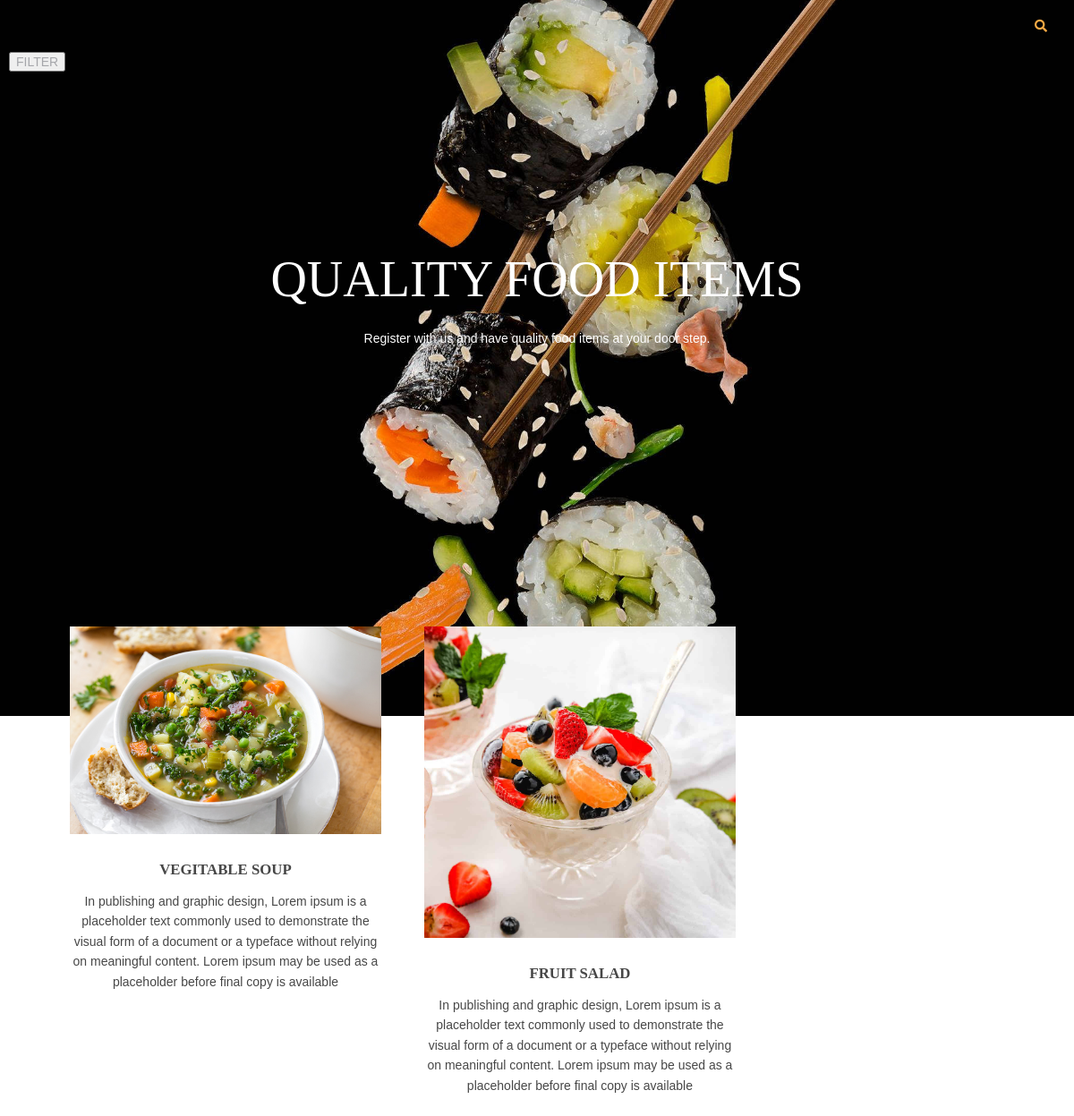
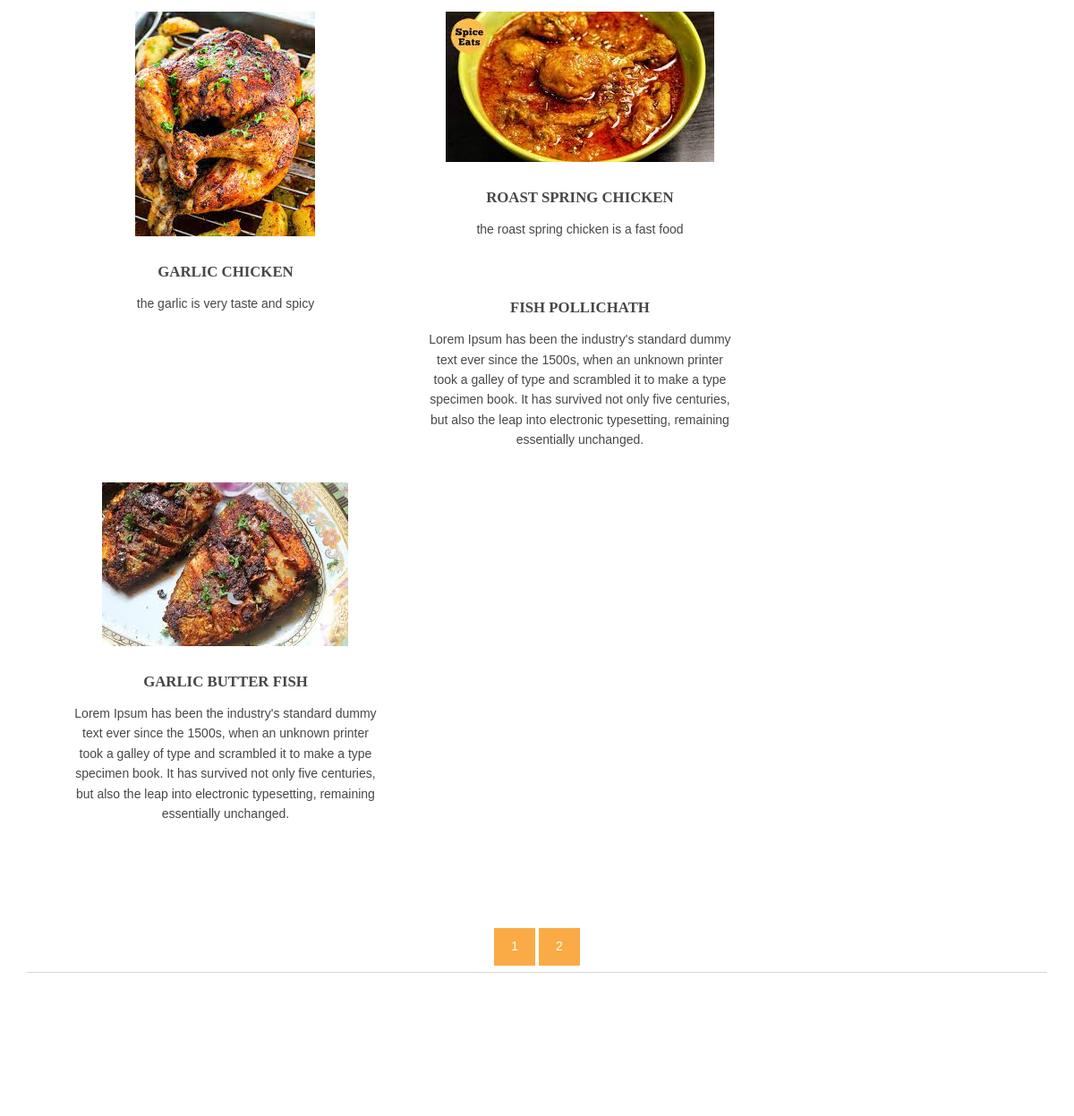
The page / on the database its author committed (2 pictures, top to bottom).
### shop/models.py (models this page shows, shortened)
class products(models.Model):
    name = models.CharField(max_length=150,unique=True)
    slug = models.SlugField(max_length=250,unique=True)
    img=models.ImageField(upload_to='product')
    desc=models.TextField()
    stock=models.IntegerField()
    available=models.BooleanField()
    price=models.IntegerField()
    category=models.ForeignKey(categ,on_delete=models.CASCADE)
    def get_url(self):
        return reverse('details',args=[self.category.slug,self.slug])

### shop/views.py (the view)
# urls.py: 2. Add a URL to urlpatterns:  path('', views.home, name='home')
def home(request,c_slug=None):
    c_page=None
    prodt=None
    if c_slug!=None:
        c_page=get_object_or_404(categ,slug=c_slug)
        prodt=products.objects.filter(category=c_page,available=True)
    else:
        prodt=products.objects.all().filter(available=True)
    cat=categ.objects.all()
    paginator=Paginator(prodt,6)
    try:
        page=int(request.GET.get('page','1'))
    except:
        page=1
    try:
        pro=paginator.page(page)
    except(EmptyPage,InvalidPage):
        pro=paginator.page(paginator.num_pages)
    return render(request,'index.html',{'pr':prodt,'ct':cat,'pg':pro})

### shop/models.py (called while the page is built)
    def get_url(self):
        return reverse('prod_cat',args=[self.slug])

### templates/index.html (shortened to what this page needs)
{% extends 'base.html' %}
{% load static %}
{% block content %}
<html lang="">
<head>
<link href="{% static 'hm/layout/styles/layout.css' %}" rel="stylesheet" type="text/css" media="all">
</head>
<body id="top">
<div class="abcd" style="background-image:url({% static 'hm/images/demo/backgrounds/bg.jpg' %});">
  <div class="wrapper row0">
    <div id="topbar" class="hoc clear">
        <div class="fl_right">
        <ul class="nospace">
          <li id="searchform">
          </li>
        </ul>
        </div>
    </div>
    <div class="dropdown">
  <button class="dropbtn">FILTER</button>
</div>
      </div>
  <div id="pageintro" class="hoc clear">
    <article>
      <h3 class="heading">QUALITY FOOD ITEMS</h3>
      <p>Register with us and have quality food items at your door step.</p>
    </article>
  </div>
</div>
<div class="wrapper row3">
  <main class="hoc container clear">
    <section id="introblocks">
      <ul class="nospace group btmspace-80">
        {% for i in pg.object_list %}
        <li class="one_third">
          <figure><a class="imgover" href="{{i.get_url}}"><img src="{{i.img.url}}" alt=""></a>
            <figcaption>
              <h6 class="heading">{{i.name}}</h6>
              <p>{{i.desc}}</p>
              <br>
            </figcaption>
          </figure>
        </li>
        {% endfor %}
      </ul>
    </section>
    <center>
{% for p in pg.paginator.page_range %}
<a href="?page={{p}}" class="btn btn-light btn-sm {% if pg.number == p %} active {% endif %}">{{p}}</a>
{% endfor %}
    </center>
    <hr class="btmspace-80">
  </main>
</div>
</body>
</html>
{% endblock %}

### templates/base.html (shortened to what this page needs)
{% load static %}
{% block content %}{% endblock %}

### static/hm/layout/styles/layout.css (style rules this page uses)
#topbar { padding:20px 0; font-size:.8rem; text-transform:uppercase; }
#topbar ul li { display:inline-block; margin-right:15px; }
#topbar ul li:last-child { margin-right:0; padding-right:0; border-right:none; }
#topbar #searchform { position:relative; line-height:1; z-index:9999; }
#topbar #searchform::after { display:block; height:18px; line-height:18px; padding:0; font-family:"Font Awesome\ 5 Free"; font-weight:900; font-size:1rem; content:"\f002"; }
#topbar #searchform ::placeholder { text-transform:capitalize; }
#pageintro { padding:200px 0 300px; }
#pageintro article, #pageintro article p { display:block; max-width:75%; margin:0 auto; text-align:center; }
#pageintro article p { max-width:65%; line-height:2rem; }
#pageintro .heading { margin-bottom:20px; font-size:4rem; }
.container { padding:80px 0; }
#introblocks { display:block; position:relative; margin:-180px 0 0 0; z-index:1; text-align:center; }
#introblocks figure figcaption { display:block; padding:30px 0 0 0; text-align:center; }
#introblocks figure figcaption .heading { font-size:1.2rem; font-weight:700; margin-bottom:0; }
*, *::before, *::after { transition:all .3s ease-in-out; }
body { color:#A5A6AA; background-color:#1C1D21; }
a { color:#FBAB45; }
hr, .borderedbox { border-color:#D7D7D7; }
.btn, .btn.inverse:hover { color:#FFFFFF; background-color:#FBAB45; border-color:#FBAB45; }
.imgover, .imgover:hover::after { color:#FFFFFF; }
.row3 { color:#474747; background-color:#FFFFFF; }
#topbar #searchform { color:#FBAB45; }
#pageintro { color:#FFFFFF; }
@media screen and (min-width:1140px) { .hoc { max-width:1140px; } }

### static/hm/layout/styles/framework.css (style rules this page uses)
html { overflow-y:scroll; overflow-x:hidden; }
html, body { margin:0; padding:0; font-size:14px; line-height:1.6em; }
*, *::before, *::after { box-sizing:border-box; }
.nospace { margin:0; padding:0; list-style:none; }
.btn { display:inline-block; padding:8px 18px 10px; text-transform:uppercase; border:1px solid; }
.clear, .group { display:block; }
.clear::before, .clear::after, .group::before, .group::after { display:table; content:""; }
.clear, .clear::after, .group, .group::after { clear:both; }
a { outline:none; text-decoration:none; }
.fl_right, .imgr { float:right; }
img { width:auto; max-width:100%; height:auto; margin:0; padding:0; border:none; line-height:normal; vertical-align:middle; }
.imgover { display:inline-block; position:relative; max-width:100%; }
.imgover::before, .imgover::after { display:block; position:absolute; content:""; text-align:center; opacity:0; }
.imgover::before { top:0; right:0; bottom:0; left:0; }
.imgover::after { top:50%; left:50%; width:50px; height:50px; line-height:50px; margin:-25px 0 0 -25px; font-family:"Font Awesome\ 5 Free"; font-weight:900; content:"\f067"; font-size:28px; }
body, input, textarea, select { font-family:Verdana, Geneva, sans-serif; }
h1, h2, h3, h4, h5, h6, .heading { font-family:Georgia, "Times New Roman", Times, serif; }
label, input, textarea, select, button { display:block; resize:none; outline:none; color:inherit; font-size:inherit; font-family:inherit; vertical-align:middle; }
::placeholder { opacity:1; }
h1, h2, h3, h4, h5, h6, .heading { margin:0 0 20px 0; font-size:1.4rem; line-height:normal; font-weight:normal; text-transform:uppercase; }
hr { display:block; width:100%; height:1px; border:solid; border-width:1px 0 0 0; }
.wrapper { display:block; position:relative; width:100%; margin:0; padding:0; text-align:left; word-wrap:break-word; }
.hoc { display:block; margin:0 auto; }
address, article, aside, figcaption, figure, footer, header, main, nav, section { display:block; margin:0; padding:0; }
.one_half, .one_third, .two_third, .one_quarter, .two_quarter, .three_quarter { display:inline-block; float:left; margin:0 0 0 4.21052%; list-style:none; }
.one_third { width:30.52631%; }
.btmspace-80 { margin-bottom:80px; }

### templates/index.html (style rules this page uses)
.dropdown { position: relative; display: inline-block; padding-left: 10px; }
.abcd { height: 100%; background-position: center; background-repeat: no-repeat; background-size: cover; }

### rows shown on the page
products: img (picture), name "VEGITABLE SOUP", desc "In publishing and graphic design, Lorem ipsum is a placeholder text commonly used to demonstrate the visual form of a document or a typeface without relying on meaningful content. Lorem ipsum may be used as a placeholder before final copy is available"
products: img (picture), name "FRUIT SALAD", desc "In publishing and graphic design, Lorem ipsum is a placeholder text commonly used to demonstrate the visual form of a document or a typeface without relying on meaningful content. Lorem ipsum may be used as a placeholder before final copy is available"
products: img (picture), name "GARLIC CHICKEN", desc "the garlic is very taste and spicy"
products: img (picture), name "ROAST SPRING CHICKEN", desc "the roast spring chicken is a fast food"
products: name "FISH POLLICHATH", desc "Lorem Ipsum has been the industry's standard dummy text ever since the 1500s, when an unknown printer took a galley of type and scrambled it to make a type specimen book. It has survived not only five centuries, but also the leap into electronic typesetting, remaining essentially unchanged."
products: img (picture), name "GARLIC BUTTER FISH", desc "Lorem Ipsum has been the industry's standard dummy text ever since the 1500s, when an unknown printer took a galley of type and scrambled it to make a type specimen book. It has survived not only five centuries, but also the leap into electronic typesetting, remaining essentially unchanged."

### other values the page prints
{{ p }} "1" "2"
